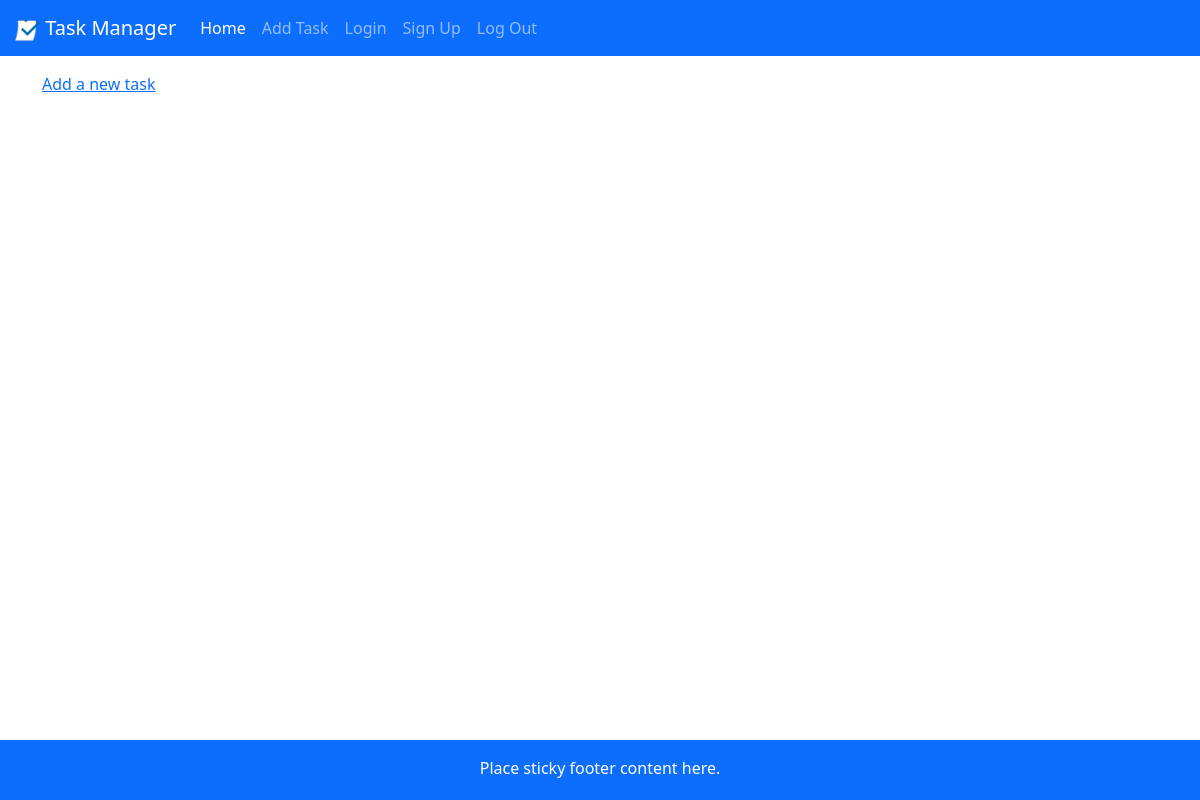
Page /home on the earlier database version.
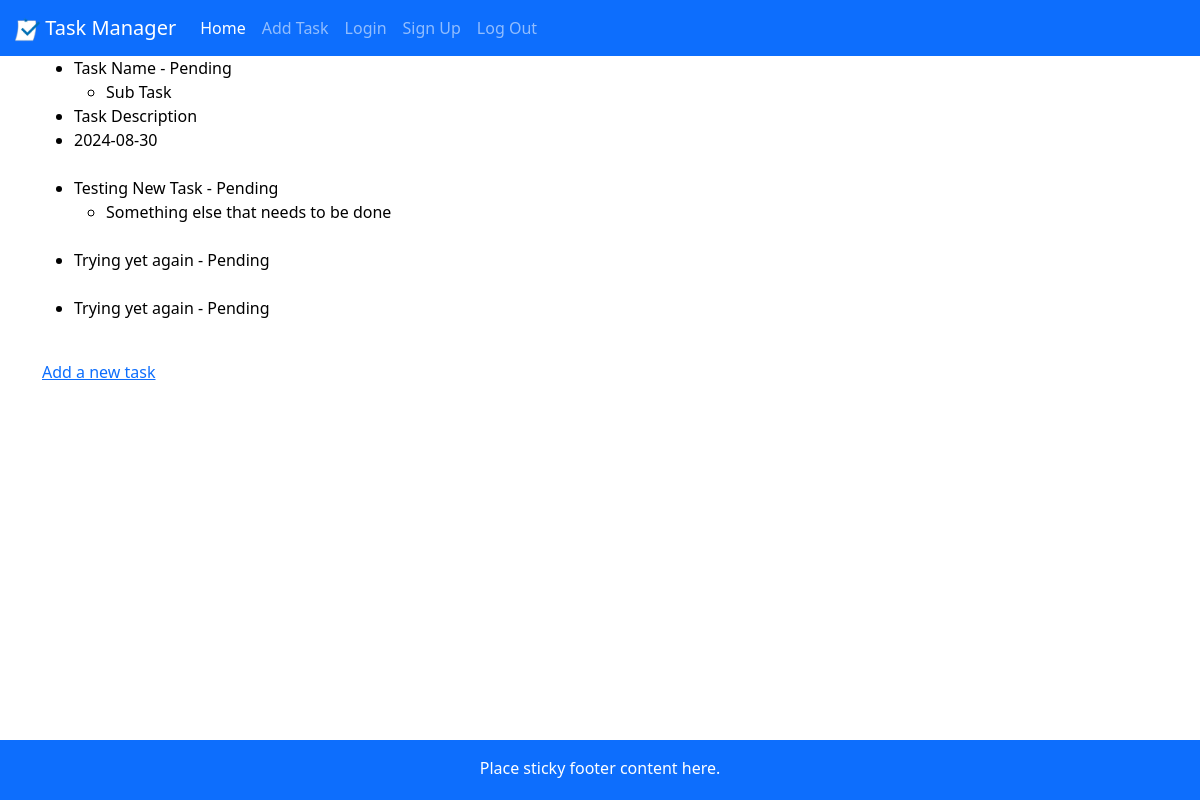
Same page on the later database version.
### app.py (models this page shows, shortened)
class Task(db.Model):
    __tablename__ = 'Task'
    id = db.Column(db.Integer, primary_key = True)
    title = db.Column(db.String(100), nullable = False)
    description = db.Column(db.String(200), default = None)
    checklist_item = db.Column(db.String(100), default = None)
    due_date = db.Column(db.Date, default = None)
    completed = db.Column(db.Boolean, default = False)
    user = db.Column(db.String(20), nullable = False) # matches user in "User" class

### app.py (the view)
@app.route('/home')
def home():
    return render_template('home.html', tasks = Task.query.all())

### templates/home.html
{% extends "layout.html" %}
{% block home_status %}active{% endblock %}
{% block add_status %}{% endblock %}
{% block login_status %}{% endblock %}
{% block signup_status %}{% endblock %}
{% block content %}
<ul>
  {% for task in tasks %}
    <li>{{ task.title }} - {{ 'Completed' if task.completed else 'Pending' }}</li>
    <ul>
      {% if task.checklist_item %}
        <li>{{ task.checklist_item }}</li>
      {% endif %}
    </ul>
    {% if task.description %}
      <li>{{ task.description }}</li>
    {% endif %}
    {% if task.due_date %}
      <li>{{ task.due_date }}</li>
    {% endif %}
    <br>
  {% endfor %}
</ul>
<a href="/add-task">Add a new task</a>
{% endblock %}

### templates/layout.html (shortened to what this page needs)
<!doctype html>
<html lang="en">
  <head>
    <link rel="stylesheet" href="https://cdn.jsdelivr.net/npm/bootstrap@5.3.0-alpha1/dist/css/bootstrap.min.css">
    <link rel="stylesheet" type="text/css" href="{{ url_for('static', filename='style.css') }}">
  </head>
  <body>
    <nav class="navbar navbar-expand-lg navbar-dark bg-primary text-center">
        <a class="navbar-brand" href="/"><img src="{{ url_for('static', filename='task_manager_logo.png') }}" alt="Task Manager Logo" width="25" height="25">  Task Manager</a>
        <div class="collapse navbar-collapse" id="navbarText">
          <ul class="navbar-nav mr-auto">
            <li class="nav-item">
              <a class="nav-link {% block home_status %}{% endblock %}" href="/">Home</a>
            </li>
            <li class="nav-item">
              <a class="nav-link {% block add_status %}{% endblock %}" href="/add-task">Add Task</a>
            </li>
            <li class="nav-item">
              <a class="nav-link {% block login_status %}{% endblock %}" href="/login">Login</a>
            </li>
            <li class="nav-item">
              <a class="nav-link {% block signup_status %}{% endblock %}" href="/sign-up">Sign Up</a>
            </li>
            <li class="nav-item">
              <a class="nav-link" href="/logout">Log Out</a>
            </li>
          </ul>
        </div>
    </nav>
    <main class="flex-shrink-0">
      <div class="container">
        {% block content %}
        {% endblock %}
      </div>
    </main>
    <footer class="footer fixed-bottom mt-auto py-3 bg-primary">
      <div class="container">
        <span>Place sticky footer content here.</span>
      </div>
    </footer>
  </body>
</html>

### static/style.css (style rules this page uses)
body { min-height: 100vh; display: flex; flex-direction: column; color: #000000 }
main { flex: 1; }
.navbar-brand { margin-left:15px !important; }
.footer { width: 100%; height: 60px; }
.footer .container { text-align: center; color: #ffffff }

### templates/layout.html (style rules this page uses)
html, body { height: 100%; margin: 0; }
body { display: flex; flex-direction: column; }
main { flex: 1; }
.footer { padding: 1rem; text-align: center; }

Differences in the rows shown:
added Task: title "Task Name", completed "Pending", checklist_item "Sub Task", description "Task Description", due_date "2024-08-30"
added Task: title "Testing New Task", completed "Pending", checklist_item "Something else that needs to be done"
added Task: title "Trying yet again", completed "Pending"
added Task: title "Trying yet again", completed "Pending"
